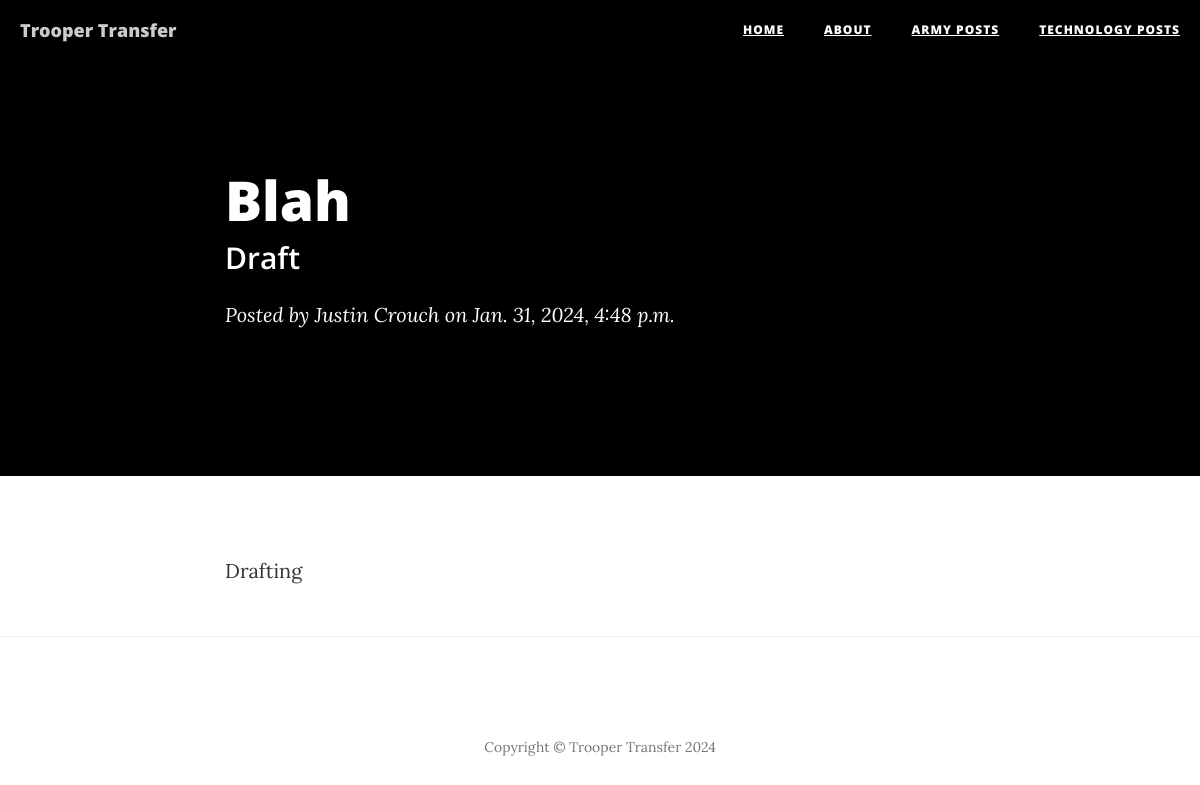
Page /blah/ (signed in) on the committed database.
### api/models.py (models this page shows, shortened)
class Post(models.Model):
    title = models.CharField(max_length=200, unique=True)
    slug = models.SlugField(max_length=200, unique=True)
    subtitle = models.CharField(max_length=200)
    author = models.ForeignKey(User, on_delete= models.CASCADE, related_name='blog_posts')
    updated_on = models.DateTimeField(auto_now= True)
    content = models.TextField()
    created_on = models.DateTimeField(auto_now_add=True)
    status = models.IntegerField(choices=STATUS, default=0)
    thread = models.IntegerField(choices=THREAD, default=0)
    class Meta:
        ordering = ['-created_on']

### api/views.py (the view)
# urls.py: path('<slug:slug>/', views.PostDetail.as_view(), name='post_detail'),
class PostDetail(generic.DetailView):
	template_name = 'api/post.html'
	def get_queryset(self):
		if(self.request.user.groups.filter(name='Editor').exists()):
			return Post.objects.all()
		return Post.objects.filter(status=1)

### api/templates/api/post.html (shortened to what this page needs)
{% extends 'api/base.html' %}
{% block content %}
    <header class="intro-header" style="background-color: black">
        <div class="container">
            <div class="row">
                <div class="col-lg-8 col-lg-offset-2 col-md-10 col-md-offset-1">
                    <div class="post-heading">
                        <h1>{{ post.title }}</h1>
                        <h2 class="subheading">{{ post.subtitle }}</h2>
                        <span class="meta">Posted by <a href="#">{{ post.author.first_name }} {{ post.author.last_name }}</a> on {{ post.created_on }}</span>
                    </div>
                </div>
            </div>
        </div>
    </header>
    <article>
        <div class="container">
            <div class="row">
                <div class="col-lg-8 col-lg-offset-2 col-md-10 col-md-offset-1">
                    {{ post.content | safe }}
                </div>
            </div>
        </div>
    </article>
    <hr>
{% endblock content %}

### rows in the picture
Post: title "Blah", subtitle "Draft", author.first_name "Justin", author.last_name "Crouch", created_on "Jan. 31, 2024, 4:48 p.m.", content "Drafting"
